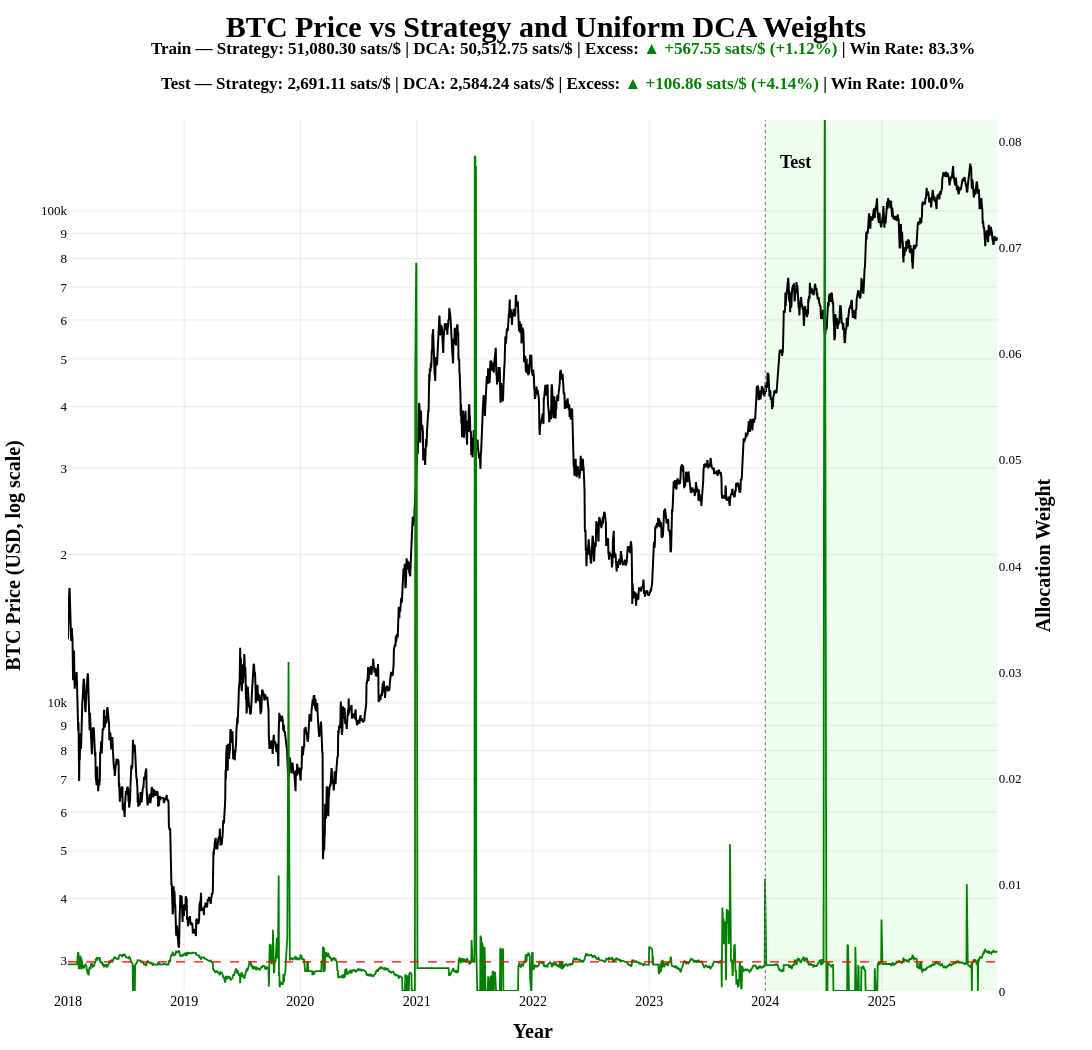

Source (notebook cell):
### Code cell
# ============================================================
# Cell 14: Show chart
# ============================================================
# This cell renders the final chart.

main_fig = plot_train_test_period_with_spd_header(
    combined_strategy_df,
    train_spd_summary,
    test_spd_summary,
)

main_fig.show()

### Figure 1 — Plotly figure (JSON) as saved in the notebook; plotly's stock layout.template omitted (floating-point values rounded to 4 significant figures; data arrays with more than 128 entries replaced by an {"elided": "..."} marker saying what was removed)
{"data": [{"hovertemplate": "<b>%{x|%Y-%m-%d}</b><br>Price: $%{y:,.0f}<extra></extra>", "line": {"color": "black", "width": 2}, "mode": "lines", "name": "BTC Price", "type": "scatter", "x": {"elided": "2920 str values"}, "xaxis": "x", "y": {"elided": "2920 float values"}, "yaxis": "y"}, {"hovertemplate": "<b>%{x|%Y-%m-%d}</b><br>Strategy Weight: %{y:.6f}<extra></extra>", "line": {"color": "green", "width": 1.8}, "mode": "lines", "name": "Strategy Weight", "type": "scatter", "x": {"elided": "2920 str values"}, "xaxis": "x", "y": {"elided": "2920 float values"}, "yaxis": "y2"}, {"hovertemplate": "<b>%{x|%Y-%m-%d}</b><br>DCA Weight: %{y:.6f}<extra></extra>", "line": {"color": "red", "dash": "dash", "width": 1.4}, "mode": "lines", "name": "Uniform DCA (StackSats UniformStrategy)", "type": "scatter", "x": {"elided": "2920 str values"}, "xaxis": "x", "y": {"elided": "2920 float values"}, "yaxis": "y2"}], "layout": {"annotations": [{"font": {"color": "black", "family": "Arial Black", "size": 18}, "showarrow": false, "text": "<b>Test</b>", "x": "2024-02-10T00:00:00", "xanchor": "left", "xref": "x", "y": 0.965, "yref": "paper"}, {"align": "center", "font": {"color": "black", "family": "Arial Black", "size": 17}, "showarrow": false, "text": "<b>Train — Strategy: 51,080.30 sats/$ | DCA: 50,512.75 sats/$ | Excess: <span style='color:green;'>▲ +567.55 sats/$ (+1.12%)</span> | Win Rate: 83.3%</b>", "x": 0.5, "xref": "paper", "y": 1.095, "yref": "paper"}, {"align": "center", "font": {"color": "black", "family": "Arial Black", "size": 17}, "showarrow": false, "text": "<b>Test — Strategy: 2,691.11 sats/$ | DCA: 2,584.24 sats/$ | Excess: <span style='color:green;'>▲ +106.86 sats/$ (+4.14%)</span> | Win Rate: 100.0%</b>", "x": 0.5, "xref": "paper", "y": 1.055, "yref": "paper"}], "height": 1050, "hovermode": "x unified", "margin": {"b": 35, "l": 35, "r": 35, "t": 120}, "paper_bgcolor": "white", "plot_bgcolor": "white", "shapes": [{"fillcolor": "lightgreen", "layer": "below", "line": {"width": 0}, "opacity": 0.15, "type": "rect", "x0": "2024-01-01T00:00:00", "x1": "2025-12-31T00:00:00", "xref": "x", "y0": 0, "y1": 1, "yref": "y domain"}, {"line": {"color": "gray", "dash": "dot", "width": 1.2}, "type": "line", "x0": "2024-01-01T00:00:00", "x1": "2024-01-01T00:00:00", "xref": "x", "y0": 0, "y1": 1, "yref": "y domain"}], "showlegend": false, "title": {"font": {"color": "black", "family": "Arial Black", "size": 30}, "text": "<b>BTC Price vs Strategy and Uniform DCA Weights</b>", "x": 0.5, "xanchor": "center", "y": 0.985}, "width": 1900, "xaxis": {"anchor": "y", "domain": [0, 0.94], "gridcolor": "rgba(0,0,0,0.08)", "range": ["2018-01-01T00:00:00", "2025-12-31T00:00:00"], "showgrid": true, "tickfont": {"color": "black", "family": "Arial Black", "size": 14}, "tickformat": "%Y", "tickmode": "array", "tickvals": ["2018-01-01T00:00:00.000000", "2019-01-01T00:00:00.000000", "2020-01-01T00:00:00.000000", "2021-01-01T00:00:00.000000", "2022-01-01T00:00:00.000000", "2023-01-01T00:00:00.000000", "2024-01-01T00:00:00.000000", "2025-01-01T00:00:00.000000"], "title": {"font": {"color": "black", "family": "Arial Black", "size": 20}, "text": "<b>Year</b>"}, "zeroline": false}, "yaxis": {"anchor": "x", "domain": [0, 1], "gridcolor": "rgba(0,0,0,0.08)", "showgrid": true, "tickfont": {"color": "black", "family": "Arial Black", "size": 13}, "tickmode": "array", "ticktext": ["3", "4", "5", "6", "7", "8", "9", "10k", "2", "3", "4", "5", "6", "7", "8", "9", "100k"], "tickvals": [3000, 4000, 5000, 6000, 7000, 8000, 9000, 10000, 20000, 30000, 40000, 50000, 60000, 70000, 80000, 90000, 100000], "title": {"font": {"color": "black", "family": "Arial Black", "size": 20}, "text": "<b>BTC Price (USD, log scale)</b>"}, "type": "log", "zeroline": false}, "yaxis2": {"anchor": "x", "overlaying": "y", "range": [0, 0.082], "showgrid": false, "side": "right", "tickfont": {"color": "black", "family": "Arial Black", "size": 13}, "title": {"font": {"color": "black", "family": "Arial Black", "size": 20}, "text": "<b>Allocation Weight</b>"}, "zeroline": false}}}
